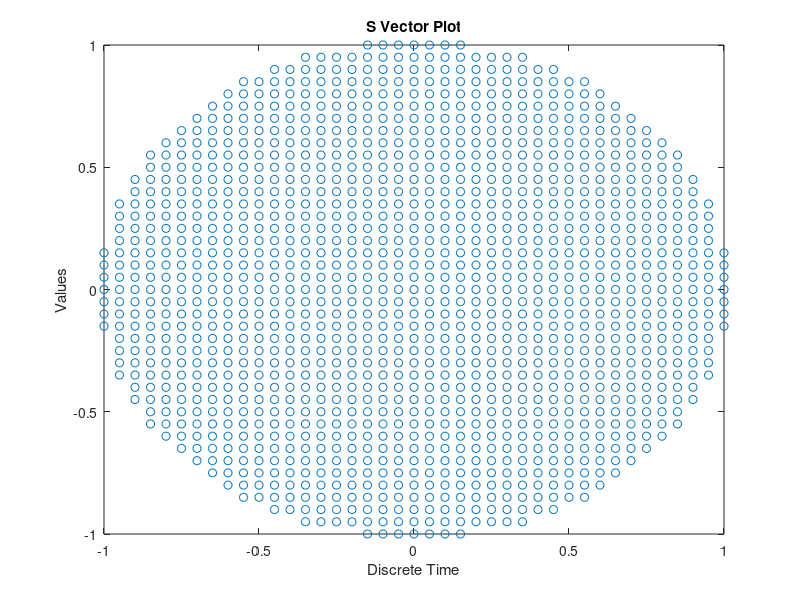
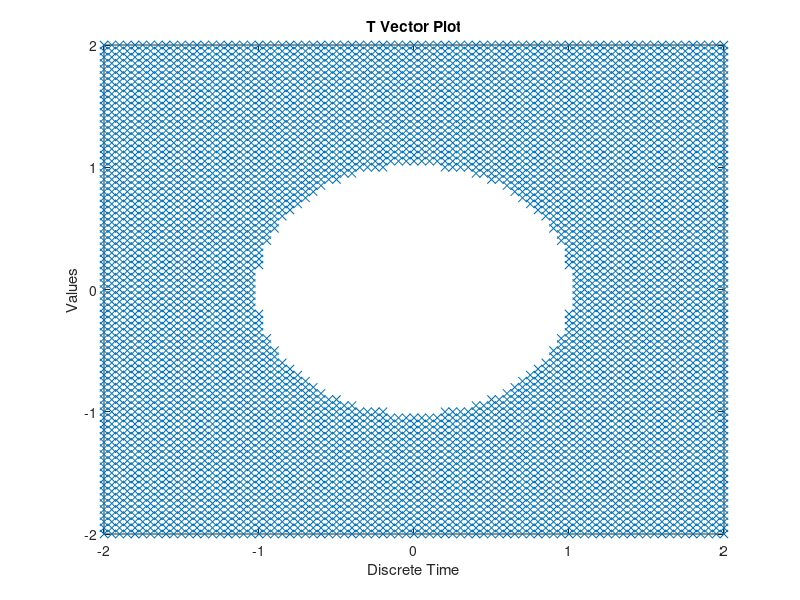
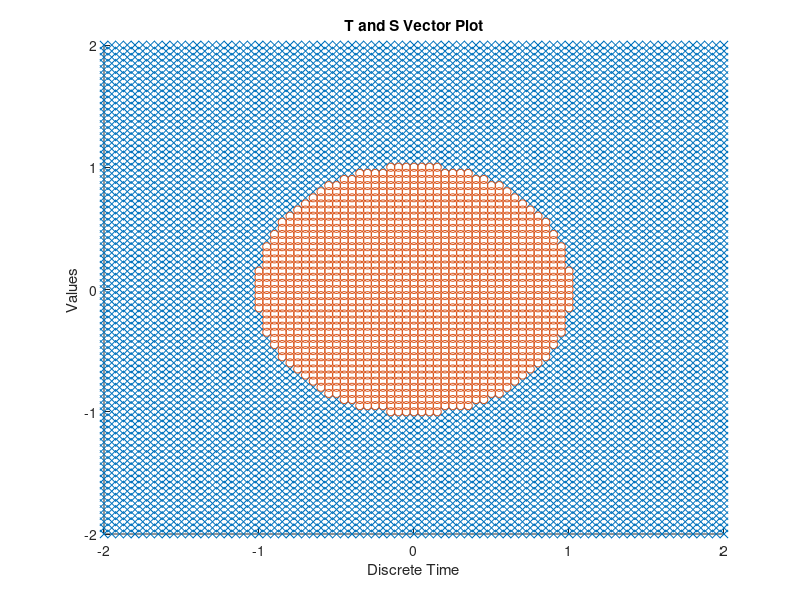

Recreate these plots in MATLAB, in order.
%% Emmanuel Taylor
% ENEE222 - Elements of Discrete Signal Analysis
% Lab Assignment 3

S = [];
T = [];

for a = -2:0.05:2
    for b = -2:0.05:2
        z = a + j*b;
        v = 0;
        vec = [0 0];
        n = 0;
        while (abs(v) <= 10^6) && (length(vec) <= 1002)
            u = z^n;
            v = -0.6*vec(n+2) - 0.5*vec(n+1) + u;
            vec = [vec v];
            n = n + 1;
        end
        if (n == 1001) && (abs(v) <= 10^6)
            S = [S z];
        else
            T = [T z];
        end
    end
end

figure;
plot(S, 'o')
xlabel 'Discrete Time'
ylabel 'Values'
title 'S Vector Plot'

figure;
plot(T, 'x')
xlabel 'Discrete Time'
ylabel 'Values'
title 'T Vector Plot'

figure; hold on
plot(T, 'x')
plot(S, 'o')
xlabel 'Discrete Time'
ylabel 'Values'
title 'T and S Vector Plot'
